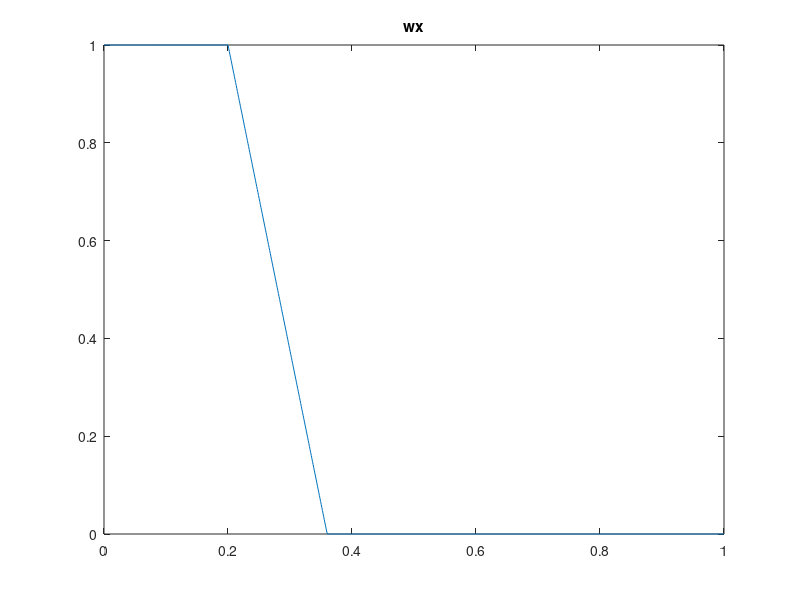
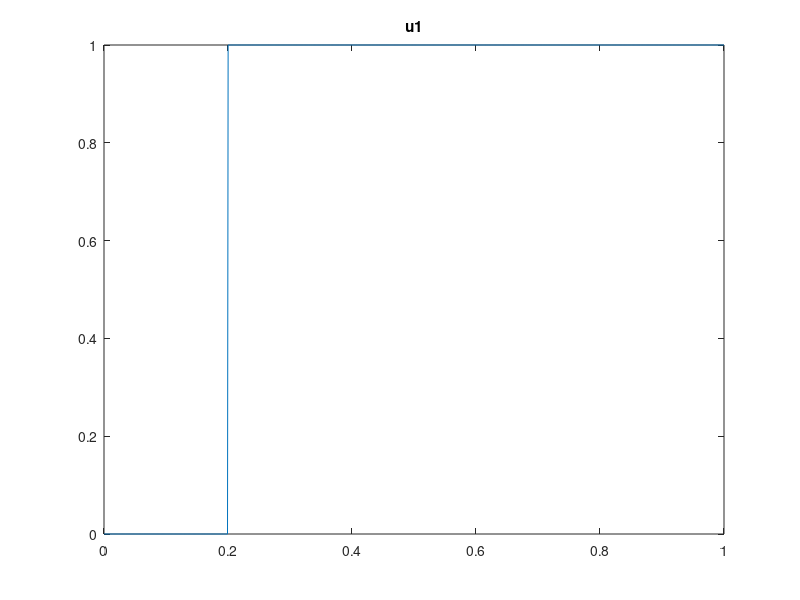
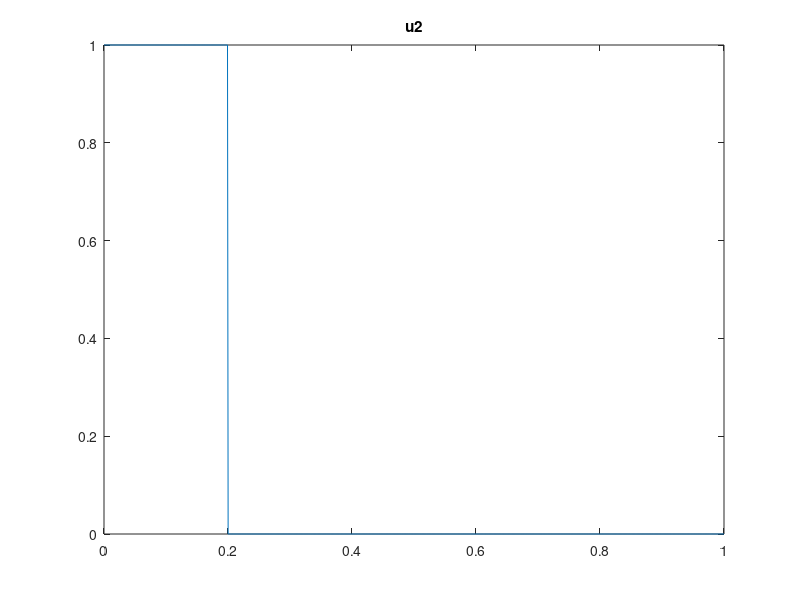

These charts were generated, in order, by the following MATLAB code:
%% exp16_tnwl_weight

close all;

a = 1.8;
mu = 0.2;
x = linspace(0,1,1000);

u1 = (x - mu >= 0);
u2 = (mu - x >= 0);
wx = max(a*mu - x,0)/((a-1)*mu).*u1 + u2;

figure;
plot(x,wx);
title('wx');

figure;
plot(x,u1);
title('u1');

figure;
plot(x,u2);
title('u2');